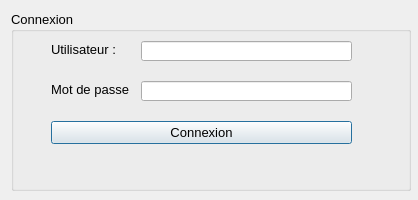
<?xml version="1.0" encoding="UTF-8"?>
<ui version="4.0">
 <class>connexion</class>
 <widget class="QDialog" name="connexion">
  <property name="geometry">
   <rect>
    <x>0</x>
    <y>0</y>
    <width>418</width>
    <height>200</height>
   </rect>
  </property>
  <property name="minimumSize">
   <size>
    <width>418</width>
    <height>200</height>
   </size>
  </property>
  <property name="maximumSize">
   <size>
    <width>418</width>
    <height>200</height>
   </size>
  </property>
  <property name="windowTitle">
   <string>Dialog</string>
  </property>
  <layout class="QVBoxLayout" name="verticalLayout">
   <item>
    <widget class="QGroupBox" name="groupBox">
     <property name="minimumSize">
      <size>
       <width>400</width>
       <height>180</height>
      </size>
     </property>
     <property name="maximumSize">
      <size>
       <width>400</width>
       <height>180</height>
      </size>
     </property>
     <property name="font">
      <font>
       <pointsize>10</pointsize>
      </font>
     </property>
     <property name="title">
      <string>Connexion</string>
     </property>
     <widget class="QLabel" name="lUtilisateur">
      <property name="geometry">
       <rect>
        <x>40</x>
        <y>30</y>
        <width>71</width>
        <height>16</height>
       </rect>
      </property>
      <property name="text">
       <string>Utilisateur :</string>
      </property>
     </widget>
     <widget class="QLabel" name="lPassword">
      <property name="geometry">
       <rect>
        <x>40</x>
        <y>70</y>
        <width>81</width>
        <height>16</height>
       </rect>
      </property>
      <property name="text">
       <string>Mot de passe :</string>
      </property>
     </widget>
     <widget class="QLineEdit" name="lineEditUtilisateur">
      <property name="geometry">
       <rect>
        <x>130</x>
        <y>30</y>
        <width>211</width>
        <height>20</height>
       </rect>
      </property>
     </widget>
     <widget class="QLineEdit" name="lineEditPassword">
      <property name="enabled">
       <bool>true</bool>
      </property>
      <property name="geometry">
       <rect>
        <x>130</x>
        <y>70</y>
        <width>211</width>
        <height>20</height>
       </rect>
      </property>
      <property name="whatsThis">
       <string/>
      </property>
      <property name="text">
       <string/>
      </property>
     </widget>
     <widget class="QPushButton" name="boutonConnexion">
      <property name="geometry">
       <rect>
        <x>40</x>
        <y>110</y>
        <width>301</width>
        <height>23</height>
       </rect>
      </property>
      <property name="text">
       <string>Connexion</string>
      </property>
     </widget>
    </widget>
   </item>
  </layout>
 </widget>
 <resources/>
 <connections/>
</ui>
